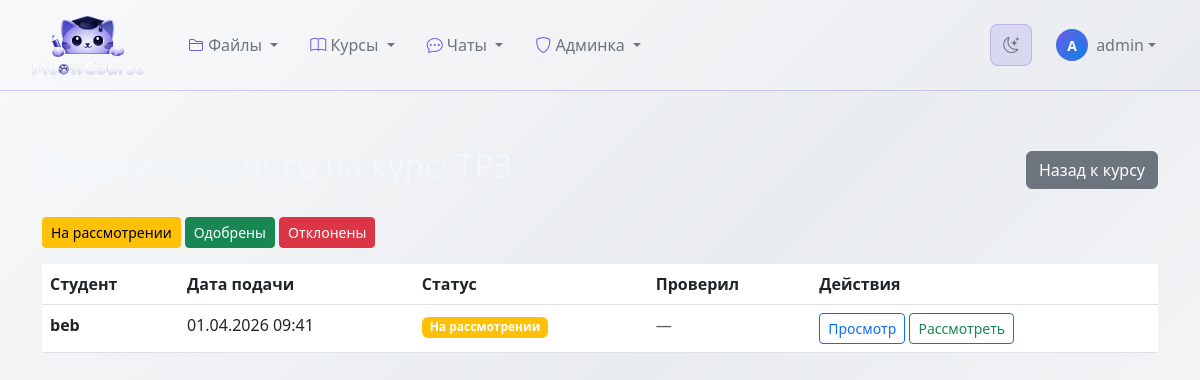
Page /3/enrollment-requests/ (signed in) on the committed database.
### classroom_core/models.py (models this page shows, shortened)
class CourseEnrollmentRequest(models.Model ):
    STATUS_CHOICES =[
   ('pending','На рассмотрении'),
   ('approved','Одобрена'),
   ('rejected','Отклонена'),
    ]
    course =models.ForeignKey(
    Course ,
    on_delete =models.CASCADE ,
    related_name ='enrollment_requests'
    )
    student =models.ForeignKey(
    User ,
    on_delete =models.CASCADE ,
    related_name ='course_enrollment_requests'
    )
    status =models.CharField(
    max_length =20 ,
    choices =STATUS_CHOICES ,
    default ='pending'
    )
    motivation =models.TextField(
    blank =True ,
    help_text ='Расскажите, почему вы хотите записаться на этот курс'
    )
    reviewed_by =models.ForeignKey(
    User ,
    on_delete =models.SET_NULL ,
    null =True ,
    blank =True ,
    related_name ='reviewed_enrollment_requests'
    )
    review_comment =models.TextField(
    blank =True ,
    help_text ='Комментарий преподавателя к решению'
    )
    created_at =models.DateTimeField(auto_now_add =True )
    updated_at =models.DateTimeField(auto_now =True )
    reviewed_at =models.DateTimeField(null =True ,blank =True )
    class Meta :
        ordering =['-created_at']
        verbose_name ='Заявка на запись на курс'
        verbose_name_plural ='Заявки на запись на курсы'
        unique_together =['course','student']

### classroom_core/views.py (the view)
# urls.py: path('<int:course_id>/enrollment-requests/', views.course_enrollment_request_list, name='course_enrollment_request_list'),
@login_required
def course_enrollment_request_list(request, course_id):
    course = get_object_or_404(Course, id=course_id)
    if not course.can_edit(request.user):
        raise PermissionDenied
    is_teacher = course.instructor == request.user
    is_assistant = request.user in course.teaching_assistants.all()
    is_admin = request.user.is_superuser or(hasattr(request.user, 'profile') and request.user.profile.is_staff())
    status = request.GET.get('status')
    requests = CourseEnrollmentRequest.objects.filter(course=course)
    if status:
        requests = requests.filter(status=status)
    requests = requests.order_by('-created_at')
    paginator = Paginator(requests, 20)
    page_number = request.GET.get('page')
    page_obj = paginator.get_page(page_number)
    context = {
        'course': course,
        'page_obj': page_obj,
        'status': status,
        'is_teacher': is_teacher,
        'is_assistant': is_assistant,
        'is_admin': is_admin,
    }
    return render(request, 'classroom_core/course_enrollment_request_list.html', context)

### classroom_core/models.py (called while the page is built)
    def is_teacher(self):
        return self.role == 'teacher'

    def is_staff(self):
        return self.role == 'staff'

    def can_edit(self, user):
        return (
            user == self.instructor
            or user in self.teaching_assistants.all()
            or user.is_superuser
            or user.profile.is_staff()
        )

### templates/classroom_core/course_enrollment_request_list.html (shortened to what this page needs)
{% extends 'base.html' %}
{% block content %}
<div class="container mt-4">
    <div class="row">
        <div class="col-12">
            <div class="d-flex justify-content-between align-items-center mb-4">
                <h2 style="color: aliceblue;">Заявки на запись на курс: {{ course.title }}</h2>
                <a href="{% url 'classroom_core:course_detail' course.id %}" class="btn btn-secondary">
                    Назад к курсу
                </a>
            </div>
            {% if is_teacher or is_admin or is_assistant %}
            <div class="mb-3">
                <a href="?status=pending" class="btn btn-warning btn-sm">На рассмотрении</a>
                <a href="?status=approved" class="btn btn-success btn-sm">Одобрены</a>
                <a href="?status=rejected" class="btn btn-danger btn-sm">Отклонены</a>
            </div>
            {% endif %}
            {% if page_obj  %}
                <div class="table-responsive">
                    <table class="table table-hover">
                        <thead>
                            <tr>
                                <th>Студент</th>
                                <th>Дата подачи</th>
                                <th>Статус</th>
                                <th>Проверил</th>
                                <th>Действия</th>
                            </tr>
                        </thead>
                        <tbody>
                            {% for request in page_obj %}
                                <tr>
                                    <td>
                                        <strong>{{ request.student.get_full_name|default:request.student.username }}</strong>
                                        <br>
                                    </td>
                                    <td>{{ request.created_at|date:"d.m.Y H:i" }}</td>
                                    <td>
                                        {% if request.status == 'pending' %}
                                            <span class="badge bg-warning">На рассмотрении</span>
                                        {% elif request.status == 'approved' %}
                                            <span class="badge bg-success">Одобрена</span>
                                        {% elif request.status == 'rejected' %}
                                            <span class="badge bg-danger">Отклонена</span>
                                        {% endif %}
                                    </td>
                                    <td>
                                        {% if request.reviewed_by %}
                                            {{ request.reviewed_by.get_full_name|default:request.reviewed_by.username }}
                                        {% else %}
                                            <span class="text-muted">—</span>
                                        {% endif %}
                                    </td>
                                    <td>
                                        <a href="{% url 'classroom_core:course_enrollment_request_detail' request.id %}" class="btn btn-sm btn-outline-primary">
                                            Просмотр
                                        </a>
                                        {% if request.status == 'pending' %}
                                            <a href="{% url 'classroom_core:course_enrollment_request_review' request.id %}" class="btn btn-sm btn-outline-success">
                                                Рассмотреть
                                            </a>
                                        {% endif %}
                                    </td>
                                </tr>
                            {% endfor %}
                        </tbody>
                    </table>
                </div>
            {% elif is_teacher or is_admin or is_assistant %}
                <div class="alert alert-info">
                    Пока нет заявок на запись на этот курс.
                </div>
            {% else %}
                <div class="alert alert-warning">
                    <i class="bi bi-exclamation-triangle"></i> У вас нет прав для просмотра заявок на этот курс.
                </div>
            {% endif %}
        </div>
    </div>
</div>
{% endblock %}

### templates/base.html (shortened to what this page needs)
{% load static %}
<!DOCTYPE html>
<html lang="ru">
<head>
    <link href="https://cdn.jsdelivr.net/npm/bootstrap@5.3.0/dist/css/bootstrap.min.css" rel="stylesheet">
    <link rel="stylesheet" href="https://cdn.jsdelivr.net/npm/bootstrap-icons@1.10.0/font/bootstrap-icons.css">
    <link id="theme-stylesheet" rel="stylesheet" href="{% static 'css/themes/light.css' %}" data-light-href="{% static 'css/themes/light.css' %}" data-dark-href="{% static 'css/themes/dark.css' %}">
</head>
<body>
    <nav class="navbar navbar-expand-lg navbar">
        <div class="container-fluid">
            <a class="navbar-brand d-flex align-items-center" href="{% url 'classroom_core:course_list' %}">
                <img src="{% static 'images/logo.png' %}"
                    alt="MeowCourse"
                    class="me-2"
                    style="width: 120px; height: auto; max-height: 64px; object-fit: contain;">
            </a>
            <div class="collapse navbar-collapse" id="navbarNav">
                <ul class="navbar-nav me-auto">
                    <li class="nav-item dropdown">
                        <a class="nav-link dropdown-toggle" href="#" role="button" data-bs-toggle="dropdown">
                            <i class="bi bi-folder2"></i> Файлы
                        </a>
                    </li>
                    <li class="nav-item dropdown">
                        <a class="nav-link dropdown-toggle" href="#" role="button" data-bs-toggle="dropdown">
                            <i class="bi bi-book"></i> Курсы
                        </a>
                    </li>
                    <li class="nav-item dropdown">
                        <a class="nav-link dropdown-toggle" href="#" role="button" data-bs-toggle="dropdown">
                            <i class="bi bi-chat-dots"></i> Чаты
                        </a>
                    </li>
                    {% if user.is_authenticated and user.is_staff or user.is_superuser %}
                    <li class="nav-item dropdown">
                        <a class="nav-link dropdown-toggle" href="#" role="button" data-bs-toggle="dropdown">
                            <i class="bi bi-shield"></i> Админка
                        </a>
                    </li>
                    {% endif %}
                </ul>
                <div class="d-flex align-items-center gap-2">
                    <button id="theme-toggle" class="theme-toggle-btn" type="button" aria-label="Переключить тему">
                        <i class="bi bi-moon-stars"></i>
                    </button>
                    {% if user.is_authenticated %}
                    <div class="dropdown">
                        <a class="nav-link dropdown-toggle d-flex align-items-center" href="#" role="button" data-bs-toggle="dropdown">
                            <div class="user-avatar rounded-circle d-flex align-items-center justify-content-center" style="width: 32px; height: 32px; font-size: 0.875rem;">
                                {{ user.username|slice:":1"|upper }}
                            </div>
                            <span class="ms-2 d-none d-md-inline username-text">{{ user.username }}</span>
                        </a>
                    </div>
                    {% else %}
                    <a class="nav-link" href="{% url 'classroom_core:login' %}">
                        <i class="bi bi-box-arrow-in-right me-1"></i> Войти
                    </a>
                    {% endif %}
                </div>
            </div>
        </div>
    </nav>
    <div class="main-content">
        <div class="container-fluid">
            {% block content %}{% endblock %}
        </div>
    </div>
</body>
</html>

### static/css/themes/light.css (style rules this page uses)
:root { --bg-page-start: #f8f9fa; --bg-page-end: #e9ecef; --bg-page-gradient: linear-gradient(135deg, var(--bg-page-start) 0%, var(--bg-page-end) 50%, var(--bg-page-start) 100%); --bg-card: #ffffff; --bg-card-hover: #f8f9fa; --bg-item: #f1f3f5; --bg-item-hover: #e9ecef; --bg-input: #ffffff; --bg-overlay-10: rgba(108, 92, 231, 0.1); --bg-overlay-15: rgba(108, 92, 231, 0.15); --bg-overlay-20: rgba(108, 92, 231, 0.2); --bg-overlay-25: rgba(108, 92, 231, 0.25); --bg-overlay-30: rgba(108, 92, 231, 0.3); --text-white: #000000; --text-main: #212529; --text-secondary: #495057; --text-muted: #6c757d; --text-disabled: #adb5bd; --accent-primary: #6c5ce7; --accent-secondary: #0984e3; --accent-gradient: linear-gradient(135deg, var(--accent-primary), var(--accent-secondary)); --accent-glow: rgba(108, 92, 231, 0.15); --accent-glow-strong: rgba(108, 92, 231, 0.25); --accent-shadow: 0 5px 15px var(--accent-glow); --accent-shadow-hover: 0 8px 25px var(--accent-glow-strong); --border-accent: rgba(108, 92, 231, 0.2); --border-accent-hover: rgba(108, 92, 231, 0.4); --border-accent-light: rgba(108, 92, 231, 0.15); --status-warning: #f39c12; --status-warning-bg: rgba(243, 156, 18, 0.15); --status-warning-bg-light: rgba(243, 156, 18, 0.05); --status-warning-border: rgba(243, 156, 18, 0.3); --status-warning-shadow: 0 10px 30px rgba(243, 156, 18, 0.1); --status-warning-gradient: linear-gradient(135deg, rgba(243, 156, 18, 0.15), rgba(243, 156, 18, 0.05)); --status-info: #0984e3; --status-info-bg: rgba(9, 132, 227, 0.15); --status-info-bg-light: rgba(9, 132, 227, 0.05); --status-info-border: rgba(9, 132, 227, 0.3); --status-info-shadow: 0 10px 30px rgba(9, 132, 227, 0.1); --status-info-gradient: linear-gradient(135deg, rgba(9, 132, 227, 0.15), rgba(9, 132, 227, 0.05)); --status-assignment: #6c5ce7; --status-assignment-bg: rgba(108, 92, 231, 0.15); --status-assignment-bg-light: rgba(108, 92, 231, 0.05); --status-assignment-border: rgba(108, 92, 231, 0.3); --status-assignment-shadow: 0 10px 30px rgba(108, 92, 231, 0.1); --status-assignment-gradient: linear-gradient(135deg, rgba(108, 92, 231, 0.15), rgba(108, 92, 231, 0.05)); --status-success: #00b894; --status-success-bg: rgba(0, 184, 148, 0.15); --status-success-bg-light: rgba(0, 184, 148, 0.05); --status-success-border: rgba(0, 184, 148, 0.3); --status-success-shadow: 0 10px 30px rgba(0, 184, 148, 0.1); --status-success-gradient: linear-gradient(135deg, rgba(0, 184, 148, 0.15), rgba(0, 184, 148, 0.05)); --status-danger: #d63031; --status-danger-light: #ff6b6b; --status-danger-bg: rgba(214, 48, 49, 0.15); --status-danger-border: rgba(214, 48, 49, 0.3); --status-danger-gradient: linear-gradient(135deg, var(--status-danger), var(--status-danger-light)); --gradient-avatar: linear-gradient(135deg, var(--accent-primary), var(--accent-secondary)); --gradient-progress: linear-gradient(90deg, var(--accent-primary), var(--accent-secondary)); --text-glow: 0 0 10px rgba(108, 92, 231, 0.15); --text-glow-danger: 0 0 10px rgba(214, 48, 49, 0.2); --shadow-card: 0 4px 20px rgba(0, 0, 0, 0.06); --shadow-card-hover: 0 8px 30px rgba(0, 0, 0, 0.1); --shadow-item: 0 2px 10px rgba(0, 0, 0, 0.04); --shimmer-overlay: linear-gradient(90deg, transparent, rgba(255, 255, 255, 0.5), transparent); --card-base: var(--bg-card) var(--border-accent) var(--shadow-card); --item-base: var(--bg-item) var(--border-accent-light); --badge-base: var(--bg-overlay-20) var(--text-secondary) var(--border-accent); --header-gradient-default: var(--status-assignment-gradient); --header-gradient-announcements: var(--status-warning-gradient); --header-gradient-sections: var(--status-info-gradient); --header-gradient-assignments: var(--status-assignment-gradient); --header-gradient-submissions: var(--status-success-gradient); }

### rows in the picture
CourseEnrollmentRequest: student.get_full_name "beb", created_at "01.04.2026 09:41", status "На рассмотрении"

### other values in the picture
{{ user.username|slice:":1"|upper }} "A"
{{ user.username }} "admin"
